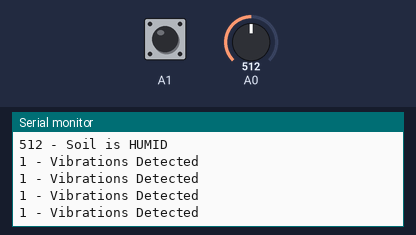
This sketch was run on a simulated Arduino Uno, built with avr-gcc and run on an emulated ATmega328P. On the bench: the last lines printed to the serial monitor. The inputs (shaded band) are chosen by the test bench; at power-on: A0 = 512, A1 HIGH.

Above: at 12.4 s.
12.5 s: A0 set to 360
At 13.8 s:
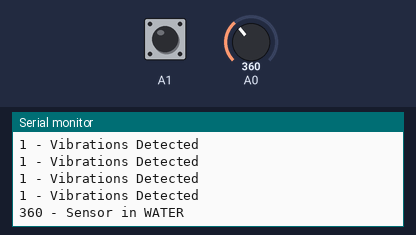
15.5 s: A0 set to 380
At 16.8 s:
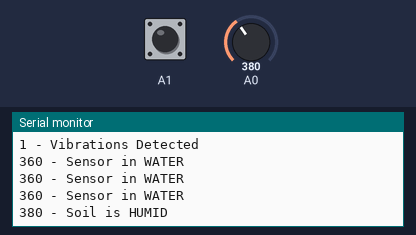
18.1 s: A0 set to 582
At 18.1 s:
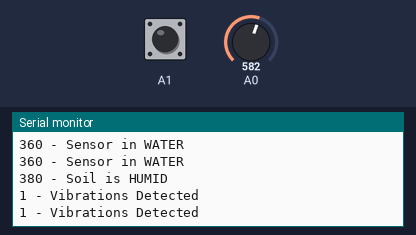
20.7 s: A0 set to 611
At 21.8 s:
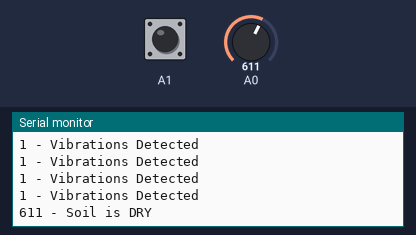

The sketch:

sketch_jun21a.ino
```cpp
void setup() {
  // put your setup code here, to run once:
  Serial.begin(9600);

  pinMode(A0, INPUT);
  pinMode(A1, INPUT);
  delay(5000);
  Serial.println("---SENSOR OUTPUTS---");

}

void loop() {
  // put your main code here, to run repeatedly:
  int i;
  int j;


  for (i = 0; i < 4; i++) {

    int mois = analogRead(A0);

    Serial.print(mois);

    Serial.print(" - ");

    if (mois >= 1000) {

      Serial.println("Sensor is not in the Soil or DISCONNECTED");

    }

    if (mois < 1000
        && mois >= 600) {


      Serial.println("Soil is DRY");

    }

    if (mois < 600
        && mois >= 370) {


      Serial.println("Soil is HUMID");

    }

    if (mois < 370) {


      Serial.println("Sensor in WATER");

    }

    delay(1000);
  }


  for (j = 0; j < 4; j++) {

    int vib = digitalRead(A1);

    Serial.print(vib);

    Serial.print(" - ");

    if (vib == 0) {

      Serial.println("No vibrations detected");

    }

    if (vib == 1) {

      Serial.println("Vibrations Detected");

    }
    delay(1000);
  }

}
//Sumedh Bane
```

Measured:
- the behaviour switches between 369 and 370 on A0 (found by bisection; images 1 and 2)
- the behaviour switches between 599 and 600 on A0 (found by bisection; images 3 and 4)
- after the input at 12.5 s, the serial monitor: prints a new line after 0.50 s (image 1)
- after the input at 15.5 s, the serial monitor: prints a new line after 0.50 s (image 2)
- after the input at 20.7 s, the serial monitor: prints a new line after 0.31 s (image 4)
